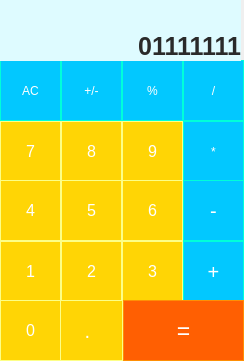
<?xml version="1.0" encoding="UTF-8"?>
<ui version="4.0">
 <class>MainWindow</class>
 <widget class="QMainWindow" name="MainWindow">
  <property name="minimumSize">
   <size>
    <width>244</width>
    <height>361</height>
   </size>
  </property>
  <property name="maximumSize">
   <size>
    <width>244</width>
    <height>361</height>
   </size>
  </property>
  <property name="windowTitle">
   <string>MainWindow</string>
  </property>
  <widget class="QWidget" name="centralwidget">
   <widget class="QPushButton" name="pushButton_AC">
    <property name="geometry">
     <rect>
      <x>0</x>
      <y>60</y>
      <width>61</width>
      <height>61</height>
     </rect>
    </property>
    <property name="styleSheet">
     <string notr="true">QPushButton {
                         background-color: rgb(2, 200, 255);
                         border: 1px solid rgb(0, 255, 217);
                         color: white;
                         padding: 8px 16px;
                         
                         }
                         QPushButton:hover {
                         background-color: rgb(0, 153, 255);
                         border-color: rgb(0, 153, 255);
                         }
                         QPushButton:pressed {
                         background-color: rgb(1, 139, 154);
                         border-color: rgb(1, 139, 154);
                         }</string>
    </property>
    <property name="text">
     <string>AC</string>
    </property>
   </widget>
   <widget class="QPushButton" name="pushButton__plus_minus">
    <property name="geometry">
     <rect>
      <x>61</x>
      <y>60</y>
      <width>61</width>
      <height>61</height>
     </rect>
    </property>
    <property name="styleSheet">
     <string notr="true">QPushButton {
                         background-color: rgb(2, 200, 255);
                         border: 1px solid rgb(0, 255, 217);
                         color: white;
                         padding: 8px 16px;
                         
                         }
                         QPushButton:hover {
                         background-color: rgb(0, 153, 255);
                         border-color: rgb(0, 153, 255);
                         }
                         QPushButton:pressed {
                         background-color: rgb(1, 139, 154);
                         border-color: rgb(1, 139, 154);
                         }</string>
    </property>
    <property name="text">
     <string>+/-</string>
    </property>
   </widget>
   <widget class="QPushButton" name="pushButton_percent">
    <property name="geometry">
     <rect>
      <x>122</x>
      <y>60</y>
      <width>61</width>
      <height>61</height>
     </rect>
    </property>
    <property name="styleSheet">
     <string notr="true">QPushButton {
                         background-color: rgb(2, 200, 255);
                         border: 1px solid rgb(0, 255, 217);
                         color: white;
                         padding: 8px 16px;
                         
                         }
                         QPushButton:hover {
                         background-color: rgb(0, 153, 255);
                         border-color: rgb(0, 153, 255);
                         }
                         QPushButton:pressed {
                         background-color: rgb(1, 139, 154);
                         border-color: rgb(1, 139, 154);
                         }</string>
    </property>
    <property name="text">
     <string>%</string>
    </property>
   </widget>
   <widget class="QPushButton" name="pushButton_division">
    <property name="geometry">
     <rect>
      <x>183</x>
      <y>60</y>
      <width>61</width>
      <height>61</height>
     </rect>
    </property>
    <property name="styleSheet">
     <string notr="true">QPushButton {
                         background-color: rgb(2, 200, 255);
                         border: 1px solid rgb(0, 255, 217);
                         color: white;
                         padding: 8px 16px;
                         
                         }
                         QPushButton:hover {
                         background-color: rgb(0, 153, 255);
                         border-color: rgb(0, 153, 255);
                         }
                         QPushButton:pressed {
                         background-color: rgb(1, 139, 154);
                         border-color: rgb(1, 139, 154);
                         }</string>
    </property>
    <property name="text">
     <string>/</string>
    </property>
   </widget>
   <widget class="QPushButton" name="pushButton_multiply">
    <property name="geometry">
     <rect>
      <x>183</x>
      <y>121</y>
      <width>61</width>
      <height>61</height>
     </rect>
    </property>
    <property name="styleSheet">
     <string notr="true">QPushButton {
                         background-color: rgb(2, 200, 255);
                         border: 1px solid rgb(0, 255, 217);
                         color: white;
                         padding: 8px 16px;
                         
                         }
                         QPushButton:hover {
                         background-color: rgb(0, 153, 255);
                         border-color: rgb(0, 153, 255);
                         }
                         QPushButton:pressed {
                         background-color: rgb(1, 139, 154);
                         border-color: rgb(1, 139, 154);
                         }</string>
    </property>
    <property name="text">
     <string>*</string>
    </property>
   </widget>
   <widget class="QPushButton" name="pushButton_7">
    <property name="geometry">
     <rect>
      <x>0</x>
      <y>121</y>
      <width>61</width>
      <height>61</height>
     </rect>
    </property>
    <property name="font">
     <font>
      <pointsize>12</pointsize>
     </font>
    </property>
    <property name="styleSheet">
     <string notr="true">QPushButton {
                         background-color:rgb(255, 213, 5);
                         border: 1px solid rgb(253, 255, 135);
                         color: white;
                         padding: 8px 16px;
                         
                         }
                         QPushButton:hover {
                         background-color: rgb(255, 193, 6);
                         border-color: rgb(255, 193, 6);
                         }
                         QPushButton:pressed {
                         background-color: rgb(193, 131, 8);
                         border-color: rgb(193, 131, 8);
                         }</string>
    </property>
    <property name="text">
     <string>7</string>
    </property>
   </widget>
   <widget class="QPushButton" name="pushButton_8">
    <property name="geometry">
     <rect>
      <x>61</x>
      <y>121</y>
      <width>61</width>
      <height>61</height>
     </rect>
    </property>
    <property name="font">
     <font>
      <pointsize>12</pointsize>
     </font>
    </property>
    <property name="styleSheet">
     <string notr="true">QPushButton {
                         background-color:rgb(255, 213, 5);
                         border: 1px solid rgb(253, 255, 135);
                         color: white;
                         padding: 8px 16px;
                         
                         }
                         QPushButton:hover {
                         background-color: rgb(255, 193, 6);
                         border-color: rgb(255, 193, 6);
                         }
                         QPushButton:pressed {
                         background-color: rgb(193, 131, 8);
                         border-color: rgb(193, 131, 8);
                         }</string>
    </property>
    <property name="text">
     <string>8</string>
    </property>
   </widget>
   <widget class="QPushButton" name="pushButton_9">
    <property name="geometry">
     <rect>
      <x>122</x>
      <y>121</y>
      <width>61</width>
      <height>61</height>
     </rect>
    </property>
    <property name="font">
     <font>
      <pointsize>12</pointsize>
     </font>
    </property>
    <property name="styleSheet">
     <string notr="true">QPushButton {
                         background-color:rgb(255, 213, 5);
                         border: 1px solid rgb(253, 255, 135);
                         color: white;
                         padding: 8px 16px;
                         
                         }
                         QPushButton:hover {
                         background-color: rgb(255, 193, 6);
                         border-color: rgb(255, 193, 6);
                         }
                         QPushButton:pressed {
                         background-color: rgb(193, 131, 8);
                         border-color: rgb(193, 131, 8);
                         }</string>
    </property>
    <property name="text">
     <string>9</string>
    </property>
   </widget>
   <widget class="QPushButton" name="pushButton_3">
    <property name="geometry">
     <rect>
      <x>122</x>
      <y>241</y>
      <width>61</width>
      <height>61</height>
     </rect>
    </property>
    <property name="font">
     <font>
      <pointsize>12</pointsize>
     </font>
    </property>
    <property name="styleSheet">
     <string notr="true">QPushButton {
                         background-color:rgb(255, 213, 5);
                         border: 1px solid rgb(253, 255, 135);
                         color: white;
                         padding: 8px 16px;
                         
                         }
                         QPushButton:hover {
                         background-color: rgb(255, 193, 6);
                         border-color: rgb(255, 193, 6);
                         }
                         QPushButton:pressed {
                         background-color: rgb(193, 131, 8);
                         border-color: rgb(193, 131, 8);
                         }</string>
    </property>
    <property name="text">
     <string>3</string>
    </property>
   </widget>
   <widget class="QPushButton" name="pushButton_plus">
    <property name="geometry">
     <rect>
      <x>183</x>
      <y>241</y>
      <width>61</width>
      <height>61</height>
     </rect>
    </property>
    <property name="font">
     <font>
      <pointsize>15</pointsize>
     </font>
    </property>
    <property name="styleSheet">
     <string notr="true">QPushButton {
                         background-color: rgb(2, 200, 255);
                         border: 1px solid rgb(0, 255, 217);
                         color: white;
                         padding: 8px 16px;
                         
                         }
                         QPushButton:hover {
                         background-color: rgb(0, 153, 255);
                         border-color: rgb(0, 153, 255);
                         }
                         QPushButton:pressed {
                         background-color: rgb(1, 139, 154);
                         border-color: rgb(1, 139, 154);
                         }</string>
    </property>
    <property name="text">
     <string>+</string>
    </property>
   </widget>
   <widget class="QPushButton" name="pushButton_1">
    <property name="geometry">
     <rect>
      <x>0</x>
      <y>241</y>
      <width>61</width>
      <height>61</height>
     </rect>
    </property>
    <property name="font">
     <font>
      <pointsize>12</pointsize>
     </font>
    </property>
    <property name="styleSheet">
     <string notr="true">QPushButton {
                         background-color:rgb(255, 213, 5);
                         border: 1px solid rgb(253, 255, 135);
                         color: white;
                         padding: 8px 16px;
                         
                         }
                         QPushButton:hover {
                         background-color: rgb(255, 193, 6);
                         border-color: rgb(255, 193, 6);
                         }
                         QPushButton:pressed {
                         background-color: rgb(193, 131, 8);
                         border-color: rgb(193, 131, 8);
                         }</string>
    </property>
    <property name="text">
     <string>1</string>
    </property>
   </widget>
   <widget class="QPushButton" name="pushButton_2">
    <property name="geometry">
     <rect>
      <x>61</x>
      <y>241</y>
      <width>61</width>
      <height>61</height>
     </rect>
    </property>
    <property name="font">
     <font>
      <pointsize>12</pointsize>
     </font>
    </property>
    <property name="styleSheet">
     <string notr="true">QPushButton {
                         background-color:rgb(255, 213, 5);
                         border: 1px solid rgb(253, 255, 135);
                         color: white;
                         padding: 8px 16px;
                         
                         }
                         QPushButton:hover {
                         background-color: rgb(255, 193, 6);
                         border-color: rgb(255, 193, 6);
                         }
                         QPushButton:pressed {
                         background-color: rgb(193, 131, 8);
                         border-color: rgb(193, 131, 8);
                         }</string>
    </property>
    <property name="text">
     <string>2</string>
    </property>
   </widget>
   <widget class="QPushButton" name="pushButton_minus">
    <property name="geometry">
     <rect>
      <x>183</x>
      <y>180</y>
      <width>61</width>
      <height>61</height>
     </rect>
    </property>
    <property name="font">
     <font>
      <pointsize>15</pointsize>
     </font>
    </property>
    <property name="styleSheet">
     <string notr="true">QPushButton {
                         background-color: rgb(2, 200, 255);
                         border: 1px solid rgb(0, 255, 217);
                         color: white;
                         padding: 8px 16px;
                         
                         }
                         QPushButton:hover {
                         background-color: rgb(0, 153, 255);
                         border-color: rgb(0, 153, 255);
                         }
                         QPushButton:pressed {
                         background-color: rgb(1, 139, 154);
                         border-color: rgb(1, 139, 154);
                         }</string>
    </property>
    <property name="text">
     <string>-</string>
    </property>
   </widget>
   <widget class="QPushButton" name="pushButton_4">
    <property name="geometry">
     <rect>
      <x>0</x>
      <y>180</y>
      <width>61</width>
      <height>61</height>
     </rect>
    </property>
    <property name="font">
     <font>
      <pointsize>12</pointsize>
     </font>
    </property>
    <property name="styleSheet">
     <string notr="true">QPushButton {
                         background-color:rgb(255, 213, 5);
                         border: 1px solid rgb(253, 255, 135);
                         color: white;
                         padding: 8px 16px;
                         
                         }
                         QPushButton:hover {
                         background-color: rgb(255, 193, 6);
                         border-color: rgb(255, 193, 6);
                         }
                         QPushButton:pressed {
                         background-color: rgb(193, 131, 8);
                         border-color: rgb(193, 131, 8);
                         }</string>
    </property>
    <property name="text">
     <string>4</string>
    </property>
   </widget>
   <widget class="QPushButton" name="pushButton_5">
    <property name="geometry">
     <rect>
      <x>61</x>
      <y>180</y>
      <width>61</width>
      <height>61</height>
     </rect>
    </property>
    <property name="font">
     <font>
      <pointsize>12</pointsize>
     </font>
    </property>
    <property name="styleSheet">
     <string notr="true">QPushButton {
                         background-color:rgb(255, 213, 5);
                         border: 1px solid rgb(253, 255, 135);
                         color: white;
                         padding: 8px 16px;
                         
                         }
                         QPushButton:hover {
                         background-color: rgb(255, 193, 6);
                         border-color: rgb(255, 193, 6);
                         }
                         QPushButton:pressed {
                         background-color: rgb(193, 131, 8);
                         border-color: rgb(193, 131, 8);
                         }</string>
    </property>
    <property name="text">
     <string>5</string>
    </property>
   </widget>
   <widget class="QPushButton" name="pushButton_6">
    <property name="geometry">
     <rect>
      <x>122</x>
      <y>180</y>
      <width>61</width>
      <height>61</height>
     </rect>
    </property>
    <property name="font">
     <font>
      <pointsize>12</pointsize>
     </font>
    </property>
    <property name="styleSheet">
     <string notr="true">QPushButton {
                         background-color:rgb(255, 213, 5);
                         border: 1px solid rgb(253, 255, 135);
                         color: white;
                         padding: 8px 16px;
                         
                         }
                         QPushButton:hover {
                         background-color: rgb(255, 193, 6);
                         border-color: rgb(255, 193, 6);
                         }
                         QPushButton:pressed {
                         background-color: rgb(193, 131, 8);
                         border-color: rgb(193, 131, 8);
                         }</string>
    </property>
    <property name="text">
     <string>6</string>
    </property>
   </widget>
   <widget class="QPushButton" name="pushButton_dot">
    <property name="geometry">
     <rect>
      <x>52</x>
      <y>300</y>
      <width>71</width>
      <height>61</height>
     </rect>
    </property>
    <property name="font">
     <font>
      <pointsize>15</pointsize>
     </font>
    </property>
    <property name="styleSheet">
     <string notr="true">QPushButton {
                         background-color:rgb(255, 213, 5);
                         border: 1px solid rgb(253, 255, 135);
                         color: white;
                         padding: 8px 16px;
                         
                         }
                         QPushButton:hover {
                         background-color: rgb(255, 193, 6);
                         border-color: rgb(255, 193, 6);
                         }
                         QPushButton:pressed {
                         background-color: rgb(193, 131, 8);
                         border-color: rgb(193, 131, 8);
                         }</string>
    </property>
    <property name="text">
     <string>.</string>
    </property>
   </widget>
   <widget class="QPushButton" name="pushButton_0">
    <property name="geometry">
     <rect>
      <x>0</x>
      <y>300</y>
      <width>61</width>
      <height>61</height>
     </rect>
    </property>
    <property name="font">
     <font>
      <pointsize>12</pointsize>
     </font>
    </property>
    <property name="styleSheet">
     <string notr="true">QPushButton {
                         background-color:rgb(255, 213, 5);
                         border: 1px solid rgb(253, 255, 135);
                         color: white;
                         padding: 8px 16px;
                         
                         }
                         QPushButton:hover {
                         background-color: rgb(255, 193, 6);
                         border-color: rgb(255, 193, 6);
                         }
                         QPushButton:pressed {
                         background-color: rgb(193, 131, 8);
                         border-color: rgb(193, 131, 8);
                         }</string>
    </property>
    <property name="text">
     <string>0</string>
    </property>
   </widget>
   <widget class="QPushButton" name="pushButton_equally">
    <property name="geometry">
     <rect>
      <x>123</x>
      <y>300</y>
      <width>121</width>
      <height>61</height>
     </rect>
    </property>
    <property name="font">
     <font>
      <pointsize>17</pointsize>
     </font>
    </property>
    <property name="styleSheet">
     <string notr="true">QPushButton {
                         background-color: rgb(255, 95, 2);
                         border: 1px solid rgb(255, 143, 5);
                         color: white;
                         padding: 8px 16px;
                         
                         }
                         QPushButton:hover {
                         background-color: rgb(255, 61, 2);
                         border-color: rgb(255, 61, 2);
                         }
                         QPushButton:pressed {
                         background-color: rgb(140, 42, 3);
                         border-color: rgb(140, 42, 3);
                         }</string>
    </property>
    <property name="text">
     <string>=</string>
    </property>
   </widget>
   <widget class="QLabel" name="result_show">
    <property name="geometry">
     <rect>
      <x>0</x>
      <y>-10</y>
      <width>241</width>
      <height>71</height>
     </rect>
    </property>
    <property name="font">
     <font>
      <pointsize>19</pointsize>
      <bold>true</bold>
     </font>
    </property>
    <property name="styleSheet">
     <string notr="true">background-color: rgb(222, 251, 255);
color: rgb(42, 42, 42);</string>
    </property>
    <property name="text">
     <string>&lt;html&gt;&lt;head/&gt;&lt;body&gt;&lt;p&gt;01111111&lt;/p&gt;&lt;/body&gt;&lt;/html&gt;</string>
    </property>
    <property name="alignment">
     <set>Qt::AlignBottom|Qt::AlignRight|Qt::AlignTrailing</set>
    </property>
   </widget>
   <widget class="QLabel" name="input_history">
    <property name="geometry">
     <rect>
      <x>110</x>
      <y>0</y>
      <width>131</width>
      <height>21</height>
     </rect>
    </property>
    <property name="text">
     <string> </string>
    </property>
   </widget>
  </widget>
 </widget>
 <resources/>
 <connections/>
</ui>
